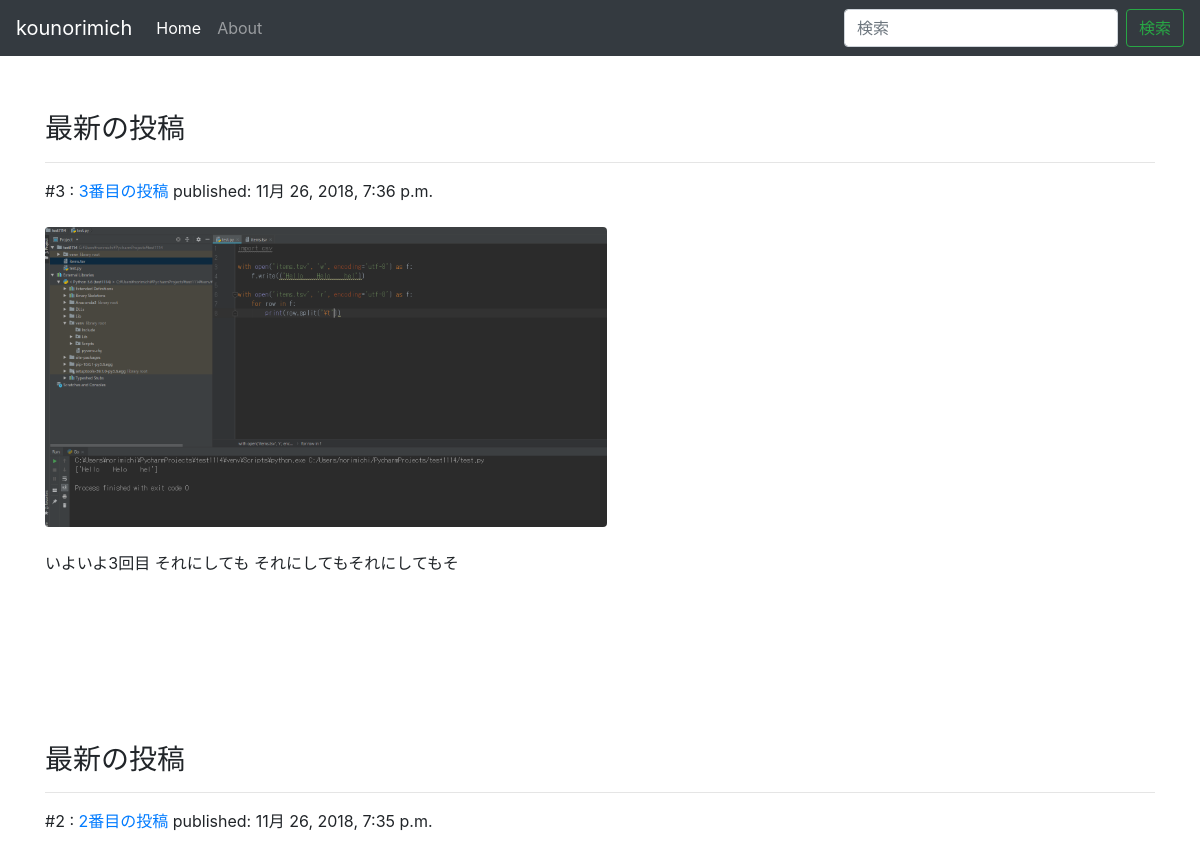
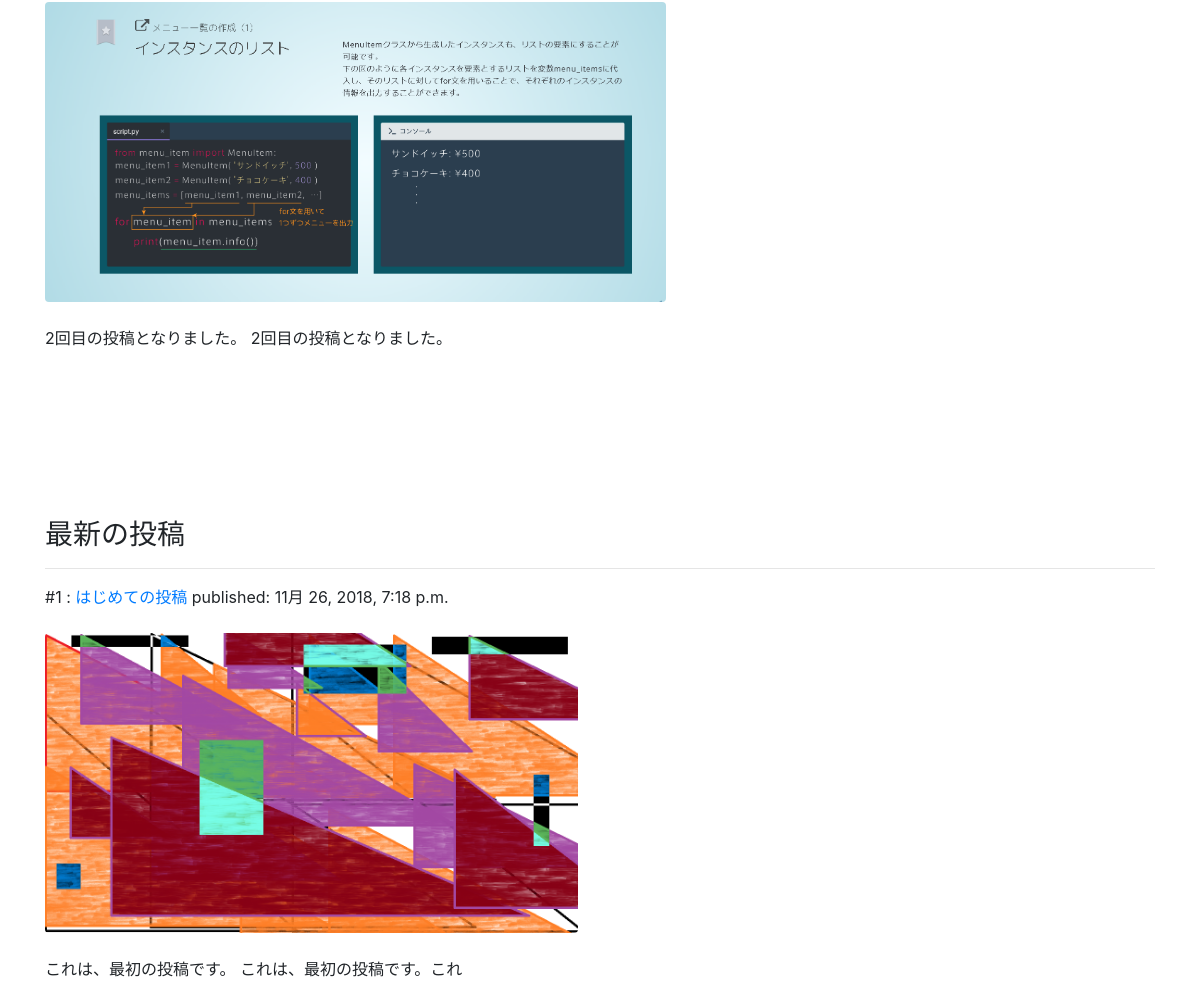
/posts/, run on the app's committed database (2 pictures, top to bottom).
### posts/models.py (models this page shows, shortened)
class Post(models.Model):
    title = models.CharField(max_length=100)
    published = models.DateTimeField()
    image = models.ImageField(upload_to='media/')
    body = models.TextField()
    def summary(self):
        return self.body[:30]

### posts/views.py (the view)
# urls.py: url(r'^posts/$', views.index, name='index'),
def index(request):
    posts = Post.objects.order_by('-published')
    return render(request, 'posts/index.html', {'posts': posts})

### posts/templates/posts/index.html (shortened to what this page needs)
<!DOCTYPE html>
<html lang="ja-jp">
<head>
    <link rel="stylesheet" href="https://stackpath.bootstrapcdn.com/bootstrap/4.1.3/css/bootstrap.min.css">
</head>
<body>
<nav class="navbar navbar-expand-lg navbar-dark bg-dark">
  <a class="navbar-brand" href="#">kounorimich</a>
  <div class="collapse navbar-collapse" id="navbarSupportedContent">
    <ul class="navbar-nav mr-auto">
      <li class="nav-item active">
        <a class="nav-link" href="#">Home <span class="sr-only">(current)</span></a>
      </li>
      <li class="nav-item">
        <a class="nav-link" href="/about">About</a>
      </li>
    </ul>
    <form class="form-inline my-2 my-lg-0">
      <input class="form-control mr-sm-2" type="search" placeholder="検索" aria-label="Search">
      <button class="btn btn-outline-success my-2 my-sm-0" type="submit">検索</button>
    </form>
  </div>
</nav>
  <div class="container">
    {% load static %}
    {% for post in posts.all %}
    <br /><br />
    <h3>最新の投稿</h3>
    <hr>
      #{{post.id}} :
      <a href="{% url 'post_detail' post.id %}">{{ post.title }}</a>        published:  {{ post.published }}
        <br /><br />
        <img src="{{post.image.url}}" class= "img-fluid rounded" style = 'max-height: 300px;'>
        <br /><br />
        {{ post.summary }}
        <br /><br /><br /><br /><br /><br />
    {% endfor %}
  </div>
</body>
</html>

### data on the page
Post: id "3", title "3番目の投稿", published "11月 26, 2018, 7:36 p.m.", image (picture), summary "いよいよ3回目 それにしても それにしてもそれにしてもそ"
Post: id "2", title "2番目の投稿", published "11月 26, 2018, 7:35 p.m.", image (picture), summary "2回目の投稿となりました。 2回目の投稿となりました。"
Post: id "1", title "はじめての投稿", published "11月 26, 2018, 7:18 p.m.", image (picture), summary "これは、最初の投稿です。 これは、最初の投稿です。これ"
